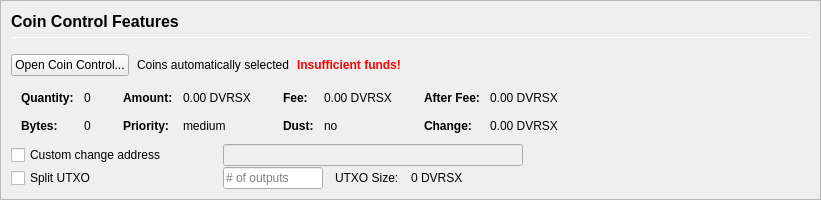
         <widget class="QFrame" name="frameCoinControl">
          <property name="sizePolicy">
           <sizepolicy hsizetype="Expanding" vsizetype="Expanding">
            <horstretch>0</horstretch>
            <verstretch>0</verstretch>
           </sizepolicy>
          </property>
          <property name="maximumSize">
           <size>
            <width>16777215</width>
            <height>16777215</height>
           </size>
          </property>
          <property name="frameShape">
           <enum>QFrame::StyledPanel</enum>
          </property>
          <property name="frameShadow">
           <enum>QFrame::Sunken</enum>
          </property>
          <layout class="QVBoxLayout" name="verticalLayoutCoinControl2">
           <property name="spacing">
            <number>0</number>
           </property>
           <property name="leftMargin">
            <number>0</number>
           </property>
           <property name="topMargin">
            <number>0</number>
           </property>
           <property name="rightMargin">
            <number>0</number>
           </property>
           <property name="bottomMargin">
            <number>0</number>
           </property>
           <item>
            <widget class="QFrame" name="frameCoinControl_BG">
             <layout class="QVBoxLayout" name="verticalLayoutCoinControl" stretch="0,0,0,0,0,0">
              <property name="spacing">
               <number>1</number>
              </property>
              <property name="leftMargin">
               <number>10</number>
              </property>
              <property name="topMargin">
               <number>10</number>
              </property>
              <item>
               <layout class="QHBoxLayout" name="horizontalLayoutCoinControl1">
                <property name="bottomMargin">
                 <number>15</number>
                </property>
                <item>
                 <layout class="QVBoxLayout" name="verticalLayout_3">
                  <property name="spacing">
                   <number>6</number>
                  </property>
                  <item>
                   <widget class="QLabel" name="labelCoinControlFeatures">
                    <property name="sizePolicy">
                     <sizepolicy hsizetype="Preferred" vsizetype="Maximum">
                      <horstretch>0</horstretch>
                      <verstretch>0</verstretch>
                     </sizepolicy>
                    </property>
                    <property name="minimumSize">
                     <size>
                      <width>0</width>
                      <height>20</height>
                     </size>
                    </property>
                    <property name="font">
                     <font>
                      <pointsize>12</pointsize>
                      <weight>75</weight>
                      <bold>true</bold>
                     </font>
                    </property>
                    <property name="styleSheet">
                     <string notr="true">font-weight:bold;</string>
                    </property>
                    <property name="text">
                     <string>Coin Control Features</string>
                    </property>
                   </widget>
                  </item>
                  <item>
                   <widget class="Line" name="line">
                    <property name="minimumSize">
                     <size>
                      <width>0</width>
                      <height>1</height>
                     </size>
                    </property>
                    <property name="maximumSize">
                     <size>
                      <width>16777215</width>
                      <height>1</height>
                     </size>
                    </property>
                    <property name="orientation">
                     <enum>Qt::Horizontal</enum>
                    </property>
                   </widget>
                  </item>
                 </layout>
                </item>
               </layout>
              </item>
              <item>
               <layout class="QHBoxLayout" name="horizontalLayoutCoinControl2" stretch="0,0,0,0">
                <property name="spacing">
                 <number>8</number>
                </property>
                <property name="bottomMargin">
                 <number>10</number>
                </property>
                <item>
                 <widget class="QPushButton" name="pushButtonCoinControl">
                  <property name="styleSheet">
                   <string notr="true"/>
                  </property>
                  <property name="text">
                   <string>Open Coin Control...</string>
                  </property>
                  <property name="autoDefault">
                   <bool>false</bool>
                  </property>
                 </widget>
                </item>
                <item>
                 <widget class="QLabel" name="labelCoinControlAutomaticallySelected">
                  <property name="text">
                   <string>Coins automatically selected</string>
                  </property>
                  <property name="margin">
                   <number>5</number>
                  </property>
                 </widget>
                </item>
                <item>
                 <widget class="QLabel" name="labelCoinControlInsuffFunds">
                  <property name="font">
                   <font>
                    <weight>75</weight>
                    <bold>true</bold>
                   </font>
                  </property>
                  <property name="styleSheet">
                   <string notr="true">color:red;font-weight:bold;</string>
                  </property>
                  <property name="text">
                   <string>Insufficient funds!</string>
                  </property>
                  <property name="margin">
                   <number>5</number>
                  </property>
                 </widget>
                </item>
                <item>
                 <spacer name="horizontalSpacerCoinControl">
                  <property name="orientation">
                   <enum>Qt::Horizontal</enum>
                  </property>
                  <property name="sizeHint" stdset="0">
                   <size>
                    <width>40</width>
                    <height>1</height>
                   </size>
                  </property>
                 </spacer>
                </item>
               </layout>
              </item>
              <item>
               <widget class="QWidget" name="widgetCoinControl" native="true">
                <property name="sizePolicy">
                 <sizepolicy hsizetype="Preferred" vsizetype="Preferred">
                  <horstretch>0</horstretch>
                  <verstretch>0</verstretch>
                 </sizepolicy>
                </property>
                <property name="minimumSize">
                 <size>
                  <width>0</width>
                  <height>0</height>
                 </size>
                </property>
                <property name="styleSheet">
                 <string notr="true"/>
                </property>
                <layout class="QHBoxLayout" name="horizontalLayoutCoinControl5">
                 <property name="leftMargin">
                  <number>0</number>
                 </property>
                 <property name="topMargin">
                  <number>0</number>
                 </property>
                 <property name="rightMargin">
                  <number>0</number>
                 </property>
                 <property name="bottomMargin">
                  <number>0</number>
                 </property>
                 <item>
                  <layout class="QHBoxLayout" name="horizontalLayoutCoinControl3" stretch="0,0,0,1">
                   <property name="spacing">
                    <number>20</number>
                   </property>
                   <property name="topMargin">
                    <number>0</number>
                   </property>
                   <property name="bottomMargin">
                    <number>10</number>
                   </property>
                   <item>
                    <layout class="QFormLayout" name="formLayoutCoinControl1">
                     <property name="horizontalSpacing">
                      <number>10</number>
                     </property>
                     <property name="verticalSpacing">
                      <number>14</number>
                     </property>
                     <property name="leftMargin">
                      <number>10</number>
                     </property>
                     <property name="topMargin">
                      <number>4</number>
                     </property>
                     <property name="rightMargin">
                      <number>6</number>
                     </property>
                     <item row="0" column="0">
                      <widget class="QLabel" name="labelCoinControlQuantityText">
                       <property name="font">
                        <font>
                         <weight>75</weight>
                         <bold>true</bold>
                        </font>
                       </property>
                       <property name="text">
                        <string>Quantity:</string>
                       </property>
                       <property name="margin">
                        <number>0</number>
                       </property>
                      </widget>
                     </item>
                     <item row="0" column="1">
                      <widget class="QLabel" name="labelCoinControlQuantity">
                       <property name="cursor">
                        <cursorShape>IBeamCursor</cursorShape>
                       </property>
                       <property name="contextMenuPolicy">
                        <enum>Qt::ActionsContextMenu</enum>
                       </property>
                       <property name="text">
                        <string notr="true">0</string>
                       </property>
                       <property name="margin">
                        <number>0</number>
                       </property>
                       <property name="textInteractionFlags">
                        <set>Qt::LinksAccessibleByMouse|Qt::TextSelectableByKeyboard|Qt::TextSelectableByMouse</set>
                       </property>
                      </widget>
                     </item>
                     <item row="1" column="0">
                      <widget class="QLabel" name="labelCoinControlBytesText">
                       <property name="font">
                        <font>
                         <weight>75</weight>
                         <bold>true</bold>
                        </font>
                       </property>
                       <property name="text">
                        <string>Bytes:</string>
                       </property>
                      </widget>
                     </item>
                     <item row="1" column="1">
                      <widget class="QLabel" name="labelCoinControlBytes">
                       <property name="cursor">
                        <cursorShape>IBeamCursor</cursorShape>
                       </property>
                       <property name="contextMenuPolicy">
                        <enum>Qt::ActionsContextMenu</enum>
                       </property>
                       <property name="text">
                        <string notr="true">0</string>
                       </property>
                       <property name="textInteractionFlags">
                        <set>Qt::LinksAccessibleByMouse|Qt::TextSelectableByKeyboard|Qt::TextSelectableByMouse</set>
                       </property>
                      </widget>
                     </item>
                    </layout>
                   </item>
                   <item>
                    <layout class="QFormLayout" name="formLayoutCoinControl2">
                     <property name="horizontalSpacing">
                      <number>10</number>
                     </property>
                     <property name="verticalSpacing">
                      <number>14</number>
                     </property>
                     <property name="leftMargin">
                      <number>6</number>
                     </property>
                     <property name="topMargin">
                      <number>4</number>
                     </property>
                     <property name="rightMargin">
                      <number>6</number>
                     </property>
                     <item row="0" column="0">
                      <widget class="QLabel" name="labelCoinControlAmountText">
                       <property name="font">
                        <font>
                         <weight>75</weight>
                         <bold>true</bold>
                        </font>
                       </property>
                       <property name="text">
                        <string>Amount:</string>
                       </property>
                       <property name="margin">
                        <number>0</number>
                       </property>
                      </widget>
                     </item>
                     <item row="0" column="1">
                      <widget class="QLabel" name="labelCoinControlAmount">
                       <property name="cursor">
                        <cursorShape>IBeamCursor</cursorShape>
                       </property>
                       <property name="contextMenuPolicy">
                        <enum>Qt::ActionsContextMenu</enum>
                       </property>
                       <property name="text">
                        <string notr="true">0.00 DVRSX</string>
                       </property>
                       <property name="textInteractionFlags">
                        <set>Qt::LinksAccessibleByMouse|Qt::TextSelectableByKeyboard|Qt::TextSelectableByMouse</set>
                       </property>
                      </widget>
                     </item>
                     <item row="1" column="0">
                      <widget class="QLabel" name="labelCoinControlPriorityText">
                       <property name="font">
                        <font>
                         <weight>75</weight>
                         <bold>true</bold>
                        </font>
                       </property>
                       <property name="text">
                        <string>Priority:</string>
                       </property>
                      </widget>
                     </item>
                     <item row="1" column="1">
                      <widget class="QLabel" name="labelCoinControlPriority">
                       <property name="cursor">
                        <cursorShape>IBeamCursor</cursorShape>
                       </property>
                       <property name="contextMenuPolicy">
                        <enum>Qt::ActionsContextMenu</enum>
                       </property>
                       <property name="text">
                        <string>medium</string>
                       </property>
                       <property name="textInteractionFlags">
                        <set>Qt::LinksAccessibleByMouse|Qt::TextSelectableByKeyboard|Qt::TextSelectableByMouse</set>
                       </property>
                      </widget>
                     </item>
                    </layout>
                   </item>
                   <item>
                    <layout class="QFormLayout" name="formLayoutCoinControl3">
                     <property name="horizontalSpacing">
                      <number>10</number>
                     </property>
                     <property name="verticalSpacing">
                      <number>14</number>
                     </property>
                     <property name="leftMargin">
                      <number>6</number>
                     </property>
                     <property name="topMargin">
                      <number>4</number>
                     </property>
                     <property name="rightMargin">
                      <number>6</number>
                     </property>
                     <item row="0" column="0">
                      <widget class="QLabel" name="labelCoinControlFeeText">
                       <property name="font">
                        <font>
                         <weight>75</weight>
                         <bold>true</bold>
                        </font>
                       </property>
                       <property name="text">
                        <string>Fee:</string>
                       </property>
                       <property name="margin">
                        <number>0</number>
                       </property>
                      </widget>
                     </item>
                     <item row="0" column="1">
                      <widget class="QLabel" name="labelCoinControlFee">
                       <property name="cursor">
                        <cursorShape>IBeamCursor</cursorShape>
                       </property>
                       <property name="contextMenuPolicy">
                        <enum>Qt::ActionsContextMenu</enum>
                       </property>
                       <property name="text">
                        <string notr="true">0.00 DVRSX</string>
                       </property>
                       <property name="textInteractionFlags">
                        <set>Qt::LinksAccessibleByMouse|Qt::TextSelectableByKeyboard|Qt::TextSelectableByMouse</set>
                       </property>
                      </widget>
                     </item>
                     <item row="1" column="0">
                      <widget class="QLabel" name="labelCoinControlLowOutputText">
                       <property name="font">
                        <font>
                         <weight>75</weight>
                         <bold>true</bold>
                        </font>
                       </property>
                       <property name="text">
                        <string>Dust:</string>
                       </property>
                      </widget>
                     </item>
                     <item row="1" column="1">
                      <widget class="QLabel" name="labelCoinControlLowOutput">
                       <property name="cursor">
                        <cursorShape>IBeamCursor</cursorShape>
                       </property>
                       <property name="contextMenuPolicy">
                        <enum>Qt::ActionsContextMenu</enum>
                       </property>
                       <property name="text">
                        <string>no</string>
                       </property>
                       <property name="textInteractionFlags">
                        <set>Qt::LinksAccessibleByMouse|Qt::TextSelectableByKeyboard|Qt::TextSelectableByMouse</set>
                       </property>
                      </widget>
                     </item>
                    </layout>
                   </item>
                   <item>
                    <layout class="QFormLayout" name="formLayoutCoinControl4">
                     <property name="horizontalSpacing">
                      <number>10</number>
                     </property>
                     <property name="verticalSpacing">
                      <number>14</number>
                     </property>
                     <property name="leftMargin">
                      <number>6</number>
                     </property>
                     <property name="topMargin">
                      <number>4</number>
                     </property>
                     <property name="rightMargin">
                      <number>6</number>
                     </property>
                     <item row="0" column="0">
                      <widget class="QLabel" name="labelCoinControlAfterFeeText">
                       <property name="font">
                        <font>
                         <weight>75</weight>
                         <bold>true</bold>
                        </font>
                       </property>
                       <property name="text">
                        <string>After Fee:</string>
                       </property>
                       <property name="margin">
                        <number>0</number>
                       </property>
                      </widget>
                     </item>
                     <item row="0" column="1">
                      <widget class="QLabel" name="labelCoinControlAfterFee">
                       <property name="cursor">
                        <cursorShape>IBeamCursor</cursorShape>
                       </property>
                       <property name="contextMenuPolicy">
                        <enum>Qt::ActionsContextMenu</enum>
                       </property>
                       <property name="text">
                        <string notr="true">0.00 DVRSX</string>
                       </property>
                       <property name="textInteractionFlags">
                        <set>Qt::LinksAccessibleByMouse|Qt::TextSelectableByKeyboard|Qt::TextSelectableByMouse</set>
                       </property>
                      </widget>
                     </item>
                     <item row="1" column="0">
                      <widget class="QLabel" name="labelCoinControlChangeText">
                       <property name="font">
                        <font>
                         <weight>75</weight>
                         <bold>true</bold>
                        </font>
                       </property>
                       <property name="text">
                        <string>Change:</string>
                       </property>
                      </widget>
                     </item>
                     <item row="1" column="1">
                      <widget class="QLabel" name="labelCoinControlChange">
                       <property name="cursor">
                        <cursorShape>IBeamCursor</cursorShape>
                       </property>
                       <property name="contextMenuPolicy">
                        <enum>Qt::ActionsContextMenu</enum>
                       </property>
                       <property name="text">
                        <string notr="true">0.00 DVRSX</string>
                       </property>
                       <property name="textInteractionFlags">
                        <set>Qt::LinksAccessibleByMouse|Qt::TextSelectableByKeyboard|Qt::TextSelectableByMouse</set>
                       </property>
                      </widget>
                     </item>
                    </layout>
                   </item>
                  </layout>
                 </item>
                </layout>
               </widget>
              </item>
              <item>
               <layout class="QHBoxLayout" name="horizontalLayoutCoinControl4">
                <property name="spacing">
                 <number>12</number>
                </property>
                <property name="sizeConstraint">
                 <enum>QLayout::SetDefaultConstraint</enum>
                </property>
                <property name="topMargin">
                 <number>0</number>
                </property>
                <property name="rightMargin">
                 <number>0</number>
                </property>
                <item>
                 <widget class="QCheckBox" name="checkBoxCoinControlChange">
                  <property name="sizePolicy">
                   <sizepolicy hsizetype="Preferred" vsizetype="Preferred">
                    <horstretch>0</horstretch>
                    <verstretch>0</verstretch>
                   </sizepolicy>
                  </property>
                  <property name="minimumSize">
                   <size>
                    <width>200</width>
                    <height>0</height>
                   </size>
                  </property>
                  <property name="maximumSize">
                   <size>
                    <width>200</width>
                    <height>16777215</height>
                   </size>
                  </property>
                  <property name="toolTip">
                   <string>If this is activated, but the change address is empty or invalid, change will be sent to a newly generated address.</string>
                  </property>
                  <property name="text">
                   <string>Custom change address</string>
                  </property>
                 </widget>
                </item>
                <item>
                 <widget class="QValidatedLineEdit" name="lineEditCoinControlChange">
                  <property name="enabled">
                   <bool>false</bool>
                  </property>
                  <property name="sizePolicy">
                   <sizepolicy hsizetype="Preferred" vsizetype="Preferred">
                    <horstretch>0</horstretch>
                    <verstretch>0</verstretch>
                   </sizepolicy>
                  </property>
                  <property name="minimumSize">
                   <size>
                    <width>300</width>
                    <height>0</height>
                   </size>
                  </property>
                 </widget>
                </item>
                <item>
                 <widget class="QLabel" name="labelCoinControlChangeLabel">
                  <property name="sizePolicy">
                   <sizepolicy hsizetype="Preferred" vsizetype="Preferred">
                    <horstretch>0</horstretch>
                    <verstretch>0</verstretch>
                   </sizepolicy>
                  </property>
                  <property name="minimumSize">
                   <size>
                    <width>100</width>
                    <height>0</height>
                   </size>
                  </property>
                  <property name="text">
                   <string/>
                  </property>
                  <property name="margin">
                   <number>3</number>
                  </property>
                 </widget>
                </item>
               </layout>
              </item>
              <item>
               <layout class="QHBoxLayout" name="horizontalLayoutCoinControl6">
                <property name="spacing">
                 <number>12</number>
                </property>
                <property name="rightMargin">
                 <number>0</number>
                </property>
                <item>
                 <widget class="QCheckBox" name="splitBlockCheckBox">
                  <property name="sizePolicy">
                   <sizepolicy hsizetype="Preferred" vsizetype="Preferred">
                    <horstretch>0</horstretch>
                    <verstretch>0</verstretch>
                   </sizepolicy>
                  </property>
                  <property name="minimumSize">
                   <size>
                    <width>200</width>
                    <height>0</height>
                   </size>
                  </property>
                  <property name="maximumSize">
                   <size>
                    <width>200</width>
                    <height>16777215</height>
                   </size>
                  </property>
                  <property name="text">
                   <string>Split UTXO</string>
                  </property>
                 </widget>
                </item>
                <item>
                 <widget class="QLineEdit" name="splitBlockLineEdit">
                  <property name="sizePolicy">
                   <sizepolicy hsizetype="Preferred" vsizetype="Preferred">
                    <horstretch>50</horstretch>
                    <verstretch>0</verstretch>
                   </sizepolicy>
                  </property>
                  <property name="minimumSize">
                   <size>
                    <width>100</width>
                    <height>0</height>
                   </size>
                  </property>
                  <property name="maximumSize">
                   <size>
                    <width>100</width>
                    <height>16777215</height>
                   </size>
                  </property>
                  <property name="placeholderText">
                   <string># of outputs</string>
                  </property>
                 </widget>
                </item>
                <item>
                 <widget class="QLabel" name="labelBlockSizeText">
                  <property name="text">
                   <string>UTXO Size:</string>
                  </property>
                 </widget>
                </item>
                <item>
                 <widget class="QLabel" name="labelBlockSize">
                  <property name="text">
                   <string>0 DVRSX</string>
                  </property>
                 </widget>
                </item>
                <item>
                 <spacer name="horizontalSpacer_7">
                  <property name="orientation">
                   <enum>Qt::Horizontal</enum>
                  </property>
                  <property name="sizeHint" stdset="0">
                   <size>
                    <width>40</width>
                    <height>20</height>
                   </size>
                  </property>
                 </spacer>
                </item>
               </layout>
              </item>
              <item>
               <spacer name="verticalSpacerCoinControl">
                <property name="orientation">
                 <enum>Qt::Vertical</enum>
                </property>
                <property name="sizeHint" stdset="0">
                 <size>
                  <width>800</width>
                  <height>1</height>
                 </size>
                </property>
               </spacer>
              </item>
             </layout>
            </widget>
           </item>
          </layout>
         </widget>
